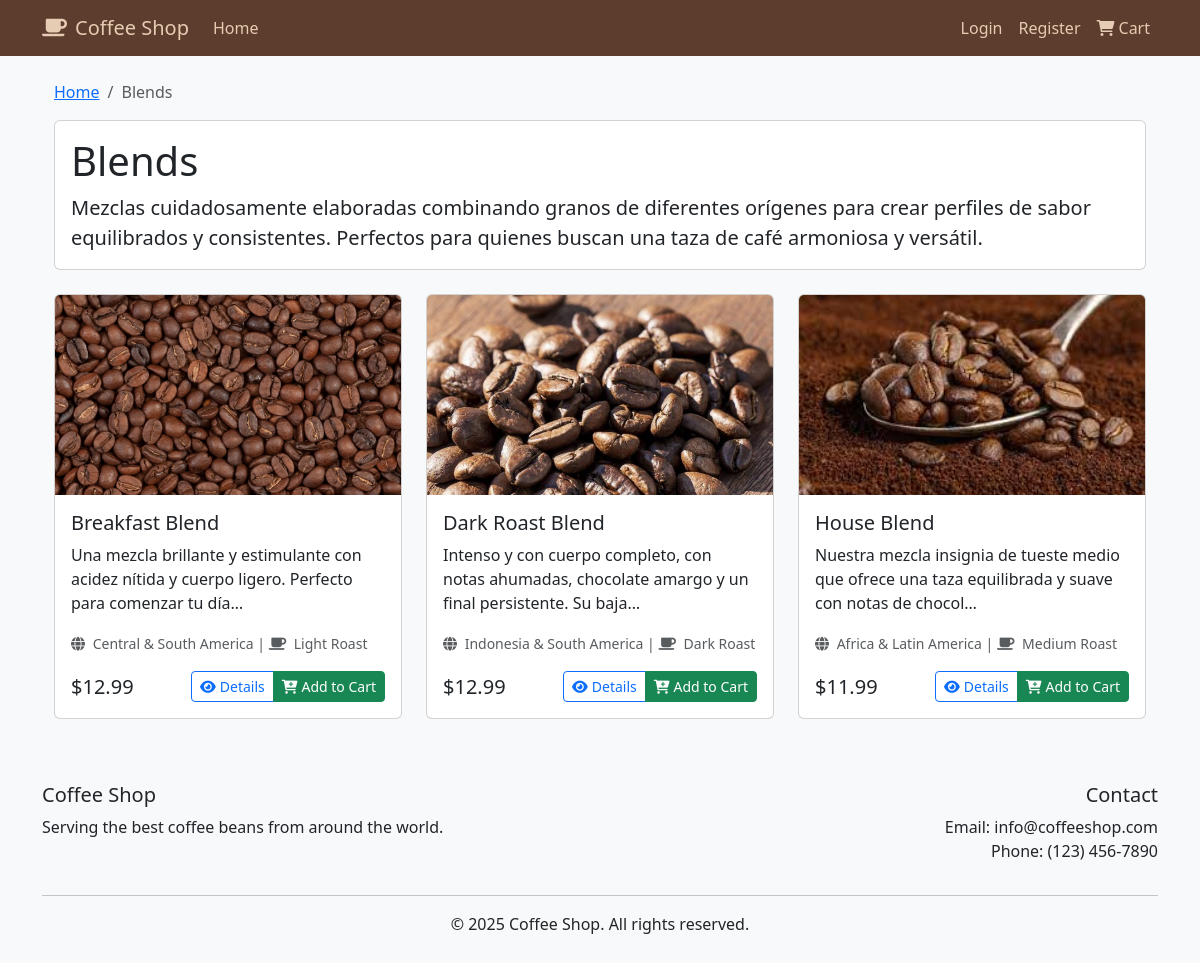
The page /category/5/ on the database its author committed.
### store/models.py (models this page shows, shortened)
class Category(models.Model):
    name = models.CharField(max_length=200, unique=True)  # Nombre único
    description = models.TextField(blank=True)  # Descripción opcional
    class Meta:
        verbose_name_plural = 'Categories'
        ordering = ['name']  # Orden alfabético

class Product(models.Model):
    ROAST_CHOICES = [
        ('light', 'Light Roast'),
        ('medium', 'Medium Roast'),
        ('dark', 'Dark Roast'),
        ('espresso', 'Espresso Roast'),
    ]
    FORMAT_CHOICES = [
        ('whole_bean', 'Whole Bean'),
        ('ground', 'Ground'),
        ('capsule', 'Capsules'),
    ]
    name = models.CharField(max_length=200)
    category = models.ForeignKey(Category, on_delete=models.CASCADE, related_name='products')
    description = models.TextField()
    price = models.DecimalField(max_digits=6, decimal_places=2)
    stock = models.IntegerField(default=0)
    image = models.ImageField(upload_to='products/', blank=True, null=True)
    roast_level = models.CharField(max_length=20, choices=ROAST_CHOICES)
    origin = models.CharField(max_length=100)  # País o región de origen
    format = models.CharField(max_length=20, choices=FORMAT_CHOICES)
    weight = models.IntegerField(help_text="Weight in grams")
    created_at = models.DateTimeField(auto_now_add=True)
    updated_at = models.DateTimeField(auto_now=True)
    is_available = models.BooleanField(default=True)
    class Meta:
        ordering = ['name']

### store/views.py (the view)
# urls.py: path('category/<int:pk>/', views.customer_category_detail, name="customer_category_detail"),  # Detalle de categoría
def customer_category_detail(request, pk):
    category = get_object_or_404(Category, pk=pk)
    products = category.products.filter(is_available=True)  # Solo productos disponibles
    context = {
        'category': category,
        'products': products
    }
    return render(request, 'store/customer_category_detail.html', context)

### store/templates/store/customer_category_detail.html (shortened to what this page needs)
{% extends 'store/main.html' %}
{% load static %}
{% block content %}
<div class="container">
    <nav aria-label="breadcrumb">
        <ol class="breadcrumb">
            <li class="breadcrumb-item"><a href="{% url 'store' %}">Home</a></li>
            <li class="breadcrumb-item active" aria-current="page">{{ category.name }}</li>
        </ol>
    </nav>
    <div class="row mb-4">
        <div class="col-md-12">
            <div class="card">
                <div class="card-body">
                    <h1 class="card-title">{{ category.name }}</h1>
                    <p class="lead card-text" style="white-space: pre-line;">{{ category.description }}</p>
                </div>
            </div>
        </div>
    </div>
    <div class="row">
        {% for product in products %}
            <div class="col-md-4 mb-4">
                <div class="card h-100">
                    {% if product.image %}
                        <img src="{{ product.image.url }}" class="card-img-top product-img" alt="{{ product.name }}" style="height: 200px; object-fit: cover;">
                    {% else %}
                        <img src="https://via.placeholder.com/300x200?text=Coffee+Product" class="card-img-top product-img" alt="{{ product.name }}" style="height: 200px; object-fit: cover;">
                    {% endif %}
                    <div class="card-body">
                        <h5 class="card-title">{{ product.name }}</h5>
                        <p class="card-text">{{ product.description|truncatechars:100 }}</p>
                        <p class="card-text">
                            <small class="text-muted">
                                <i class="fas fa-globe me-1"></i> {{ product.origin }} |
                                <i class="fas fa-coffee me-1"></i> {{ product.get_roast_level_display }}
                            </small>
                        </p>
                        <div class="d-flex justify-content-between align-items-center">
                            <span class="h5 mb-0">${{ product.price }}</span>
                            <div class="btn-group">
                                <a href="{% url 'customer_product_detail' product.id %}" class="btn btn-sm btn-outline-primary">
                                    <i class="fas fa-eye me-1"></i>Details
                                </a>
                                {% if product.is_available %}
                                <a href="{% url 'add_to_cart' product.id %}" class="btn btn-sm btn-success">
                                    <i class="fas fa-cart-plus me-1"></i>Add to Cart
                                </a>
                                {% else %}
                                <button class="btn btn-sm btn-secondary" disabled>
                                    <i class="fas fa-times me-1"></i>Out of Stock
                                </button>
                                {% endif %}
                            </div>
                        </div>
                    </div>
                </div>
            </div>
        {% empty %}
            <div class="col-12">
                <div class="alert alert-info">No products available in this category yet.</div>
            </div>
        {% endfor %}
    </div>
</div>
{% endblock %}

### store/templates/store/main.html (style rules this page uses)
body { background-color: #f8f9fa; font-family: 'Segoe UI', Tahoma, Geneva, Verdana, sans-serif; }

### rows shown on the page
Category: name "Blends", description "Mezclas cuidadosamente elaboradas combinando granos de diferentes orígenes para crear perfiles de sabor equilibrados y consistentes. Perfectos para quienes buscan una taza de café armoniosa y versátil."
Product: image (picture), name "Breakfast Blend", description "Una mezcla brillante y estimulante con acidez nítida y cuerpo ligero. Perfecto para comenzar tu día…", origin "Central & South America", roast_level "Light Roast", price "12.99", is_available True (drawn)
Product: image (picture), name "Dark Roast Blend", description "Intenso y con cuerpo completo, con notas ahumadas, chocolate amargo y un final persistente. Su baja…", origin "Indonesia & South America", roast_level "Dark Roast", price "12.99", is_available True (drawn)
Product: image (picture), name "House Blend", description "Nuestra mezcla insignia de tueste medio que ofrece una taza equilibrada y suave con notas de chocol…", origin "Africa & Latin America", roast_level "Medium Roast", price "11.99", is_available True (drawn)
